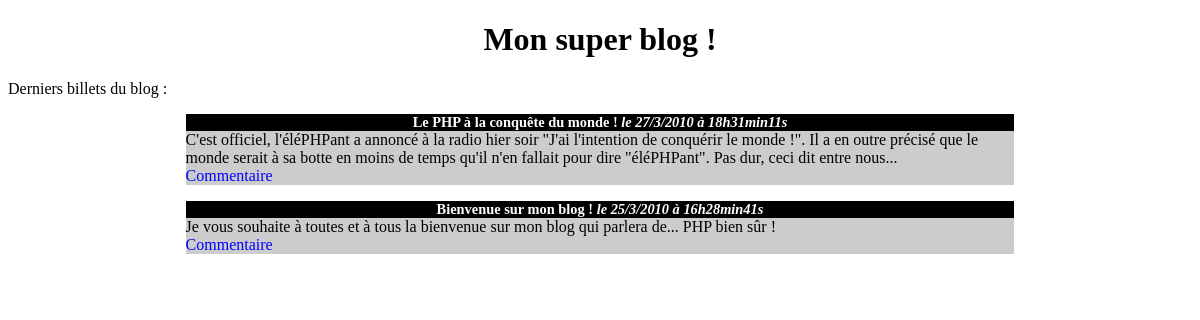
The page / on the database its author committed.
### tables this page shows
CREATE TABLE `posts` (
`id` int(11) NOT NULL,
  `title` varchar(255) NOT NULL,
  `content` text NOT NULL,
  `creation_date` datetime NOT NULL
);

### controller/frontend.php (called while the page is built, shortened)
<?php
require('model/frontend.php');
function listPosts() {
    $requete = getPosts();
    require('view/frontend/affichageAccueil.php');
}

### model/frontend.php (called while the page is built, shortened)
<?php
function getPosts()
{
    $bdd = dbConnect();
    $requete = $bdd->query('SELECT id, title, content, DATE_FORMAT(creation_date, "%d/%c/%Y à %Hh%imin%Ss") as date_fr, DATE_FORMAT(creation_date, "%c/%d/%Y at %Hh%imin%Ss") as date_en FROM posts ORDER BY creation_date DESC LIMIT 0, 5');
    return $requete;
}
function dbConnect()
{
    try
    {
        $bdd = new PDO('mysql:host=localhost;dbname=blog;charset=utf8', 'root', 'root');
        return $bdd;
    }
    catch(Exception $e)
    {
        die('Erreur : '.$e->getMessage());
    }
}

### view/frontend/affichageAccueil.php (the view, shortened to what this page needs)
		<h1>Mon super blog !</h1>
		<p>
			Derniers billets du blog :
		</p>
        <?php
		        while ($donnee = $requete->fetch()) {
        ?>
				<div class="news">
					<h3>
				<?= $donnee['title'].' <em>le '.$donnee['date_fr'].'</em>' ?>
					</h3>
					<p>
					<?= $donnee['content'] ?>
					<br/>
					<a href="index.php?action=post&id=<?= $donnee['id'] ?>">Commentaire</a>
					</p>
				</div>
				<?php
			}
require('template.php');
		?>

### public/css/style.css (style rules this page uses)
h1, h3 { text-align:center; }
h3 { background-color:black; color:white; font-size:0.9em; margin-bottom:0px; }
.news p { background-color:#CCCCCC; margin-top:0px; }
.news { width:70%; margin:auto; }
a { text-decoration: none; color: blue; }

### rows shown on the page
posts: title "Le PHP à la conquête du monde !", date_fr "27/3/2010 à 18h31min11s", content "C'est officiel, l'éléPHPant a annoncé à la radio hier soir \"J'ai l'intention de conquérir le monde !\". Il a en outre précisé que le monde serait à sa botte en moins de temps qu'il n'en fallait pour dire \"éléPHPant\". Pas dur, ceci dit entre nous..."
posts: title "Bienvenue sur mon blog !", date_fr "25/3/2010 à 16h28min41s", content "Je vous souhaite à toutes et à tous la bienvenue sur mon blog qui parlera de... PHP bien sûr !"
